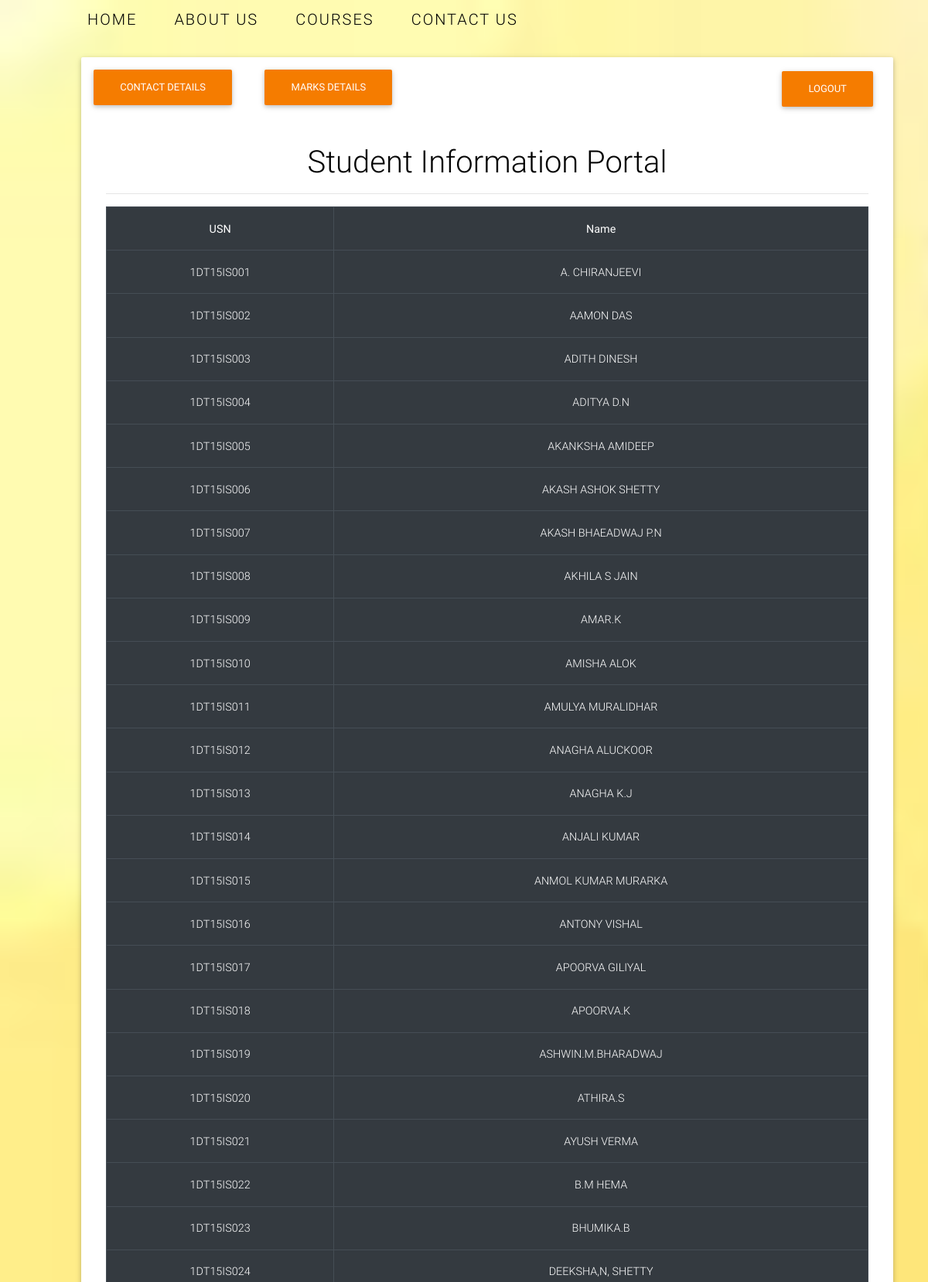
Screenshot of /all2ndsem.php (signed in, upper part) with the database file from the repository.
### tables this page shows
CREATE TABLE `batch20152ndsem` (
  `Sl.No` int(3) NOT NULL,
  `USN` varchar(15) NOT NULL,
  `Name` varchar(255) NOT NULL,
  `15MAT21GL` varchar(1) NOT NULL,
  `15MAT21GP` varchar(1) NOT NULL,
  `15CHE22GL` varchar(1) NOT NULL,
  `15CHE22GP` varchar(1) NOT NULL,
  `15PCD23GL` varchar(1) NOT NULL,
  `15PCD23GP` varchar(1) NOT NULL,
  `15CED24GL` varchar(1) NOT NULL,
  `15CED24GP` varchar(1) NOT NULL,
  `15ELN25GL` varchar(1) NOT NULL,
  `15ELN25GP` varchar(1) NOT NULL,
  `15CPL26GL` varchar(1) NOT NULL,
  `15CPL26GP` varchar(1) NOT NULL,
  `15CHEL27GL` varchar(1) NOT NULL,
  `15CHEL27GP` varchar(1) NOT NULL,
  `15CIV28GL` varchar(1) NOT NULL,
  `15CIV28GP` varchar(1) NOT NULL,
  `TCredits` varchar(4) NOT NULL,
  `SGPA` varchar(4) NOT NULL
);

### all2ndsem.php (the view, shortened to what this page needs)
<!doctype html>
<html lang="en">
  <head>
  <link rel="stylesheet" href="https://use.fontawesome.com/releases/v5.11.2/css/all.css">
  <link href="css/bootstrap.min.css" rel="stylesheet">
  <link href="css/mdb.min.css" rel="stylesheet">
  <link href="css/style.css" rel="stylesheet">
    <link rel="stylesheet" href="https://use.fontawesome.com/releases/v5.8.1/css/all.css">
  </head>
    <header>
        <div class="container">
            <nav>
                <ul>
                    <li><a href="home.php">Home</a></li>
                    <li><a href="aboutus.php">About Us</a></li>
                    <li><a href="courses.php">Courses</a></li>
                    <li><a href="contactus.php">Contact Us</a></li>
                </ul>
            </nav>
        </div>
    </header>
  <body>
    <div class="container" style="margin-left:90px;">
       <h4><a href="logoutp.php" style="float:right; margin-top:20px; padding-right:20px;"><button class="btn btn-orange">Logout</button></a></h4><h4><a href="studentdetails2015princi.php" style="float:left; padding-right:20px; margin-top:10px; margin-left:10px;"><button class="btn btn-orange">Contact Details</button></a><a href="USNselect2015princi.php" style="float:left; padding-right:20px; margin-top:10px; margin-left:10px;"><button class="btn btn-orange">Marks Details</button></a></h4>
        <div class="jumbotron text-center login-box">
        <br>
        <br>
       <h1 style="color: black;">Student Information Portal</h1>
      <hr>
      <div class="form-group">
 <table class="table table-bordered table-hover table-dark">
    <tr>
        <th>USN</th>
        <th>Name</th>
        </tr>
    <?php
        $conn = mysqli_connect("localhost","root","","college student database");
        $sql = "SELECT USN,Name from batch20152ndsem";
        $result = $conn-> query($sql);
        if($result-> num_rows > 0) {
        while ($row = $result-> fetch_assoc()){
        echo "<tr><td>". $row["USN"] . "</td><td>" . $row["Name"] . "</td></tr>";
        }
            echo "</table>";
        }
        else{
            echo "0 result";
        }
        ?>
  </body>
</html>

### all2ndsem.php (style rules this page uses)
body { background-image: url(0dafb7928a99a9cb552a941895a6e586.jpg); background-repeat: no-repeat; background-size: cover; }
a { text-decoration: none; color: black; }
.container { max-width: 120rem; width: 90%; margin: 0 auto; float: left; }
nav { padding: 10px; text-transform: uppercase; font-size: 20px; float: left; }
nav ul { display: flex; }
nav ul li { list-style: none; transform: translateX(100rem); animation: slideIn .5s forwards; }
nav ul li:nth-child(1) { animation-delay: 0s; }
nav ul li:nth-child(2) { animation-delay: .1s; }
nav ul li:nth-child(3) { animation-delay: .2s; }
nav ul li:nth-child(4) { animation-delay: .3s; }
nav ul li a { padding: 1rem 0; margin: 0 3rem; position: relative; letter-spacing: 2px; }
nav ul li a:last-child { margin-right: 0; }
nav ul li a::before, nav ul li a::after { content: ''; position: absolute; width: 100%; height: 2px; background-color: crimson; left: 0; transform: scaleX(0); transition: all .5s; }
nav ul li a::before { top: 0; transform-origin: left; }
nav ul li a::after { bottom: 0; transform-origin: right; }

### rows the page displays
batch20152ndsem: USN "1DT15IS001", Name "A. CHIRANJEEVI"
batch20152ndsem: USN "1DT15IS002", Name "AAMON DAS"
batch20152ndsem: USN "1DT15IS003", Name "ADITH DINESH"
batch20152ndsem: USN "1DT15IS004", Name "ADITYA D.N"
batch20152ndsem: USN "1DT15IS005", Name "AKANKSHA AMIDEEP"
batch20152ndsem: USN "1DT15IS006", Name "AKASH ASHOK SHETTY"
batch20152ndsem: USN "1DT15IS007", Name "AKASH BHAEADWAJ P.N"
batch20152ndsem: USN "1DT15IS008", Name "AKHILA S JAIN"
batch20152ndsem: USN "1DT15IS009", Name "AMAR.K"
batch20152ndsem: USN "1DT15IS010", Name "AMISHA ALOK"
batch20152ndsem: USN "1DT15IS011", Name "AMULYA MURALIDHAR"
batch20152ndsem: USN "1DT15IS012", Name "ANAGHA ALUCKOOR"
batch20152ndsem: USN "1DT15IS013", Name "ANAGHA K.J"
batch20152ndsem: USN "1DT15IS014", Name "ANJALI KUMAR"
batch20152ndsem: USN "1DT15IS015", Name "ANMOL KUMAR MURARKA"
batch20152ndsem: USN "1DT15IS016", Name "ANTONY VISHAL"
batch20152ndsem: USN "1DT15IS017", Name "APOORVA GILIYAL"
batch20152ndsem: USN "1DT15IS018", Name "APOORVA.K"
batch20152ndsem: USN "1DT15IS019", Name "ASHWIN.M.BHARADWAJ"
batch20152ndsem: USN "1DT15IS020", Name "ATHIRA.S"
batch20152ndsem: USN "1DT15IS021", Name "AYUSH VERMA"
batch20152ndsem: USN "1DT15IS022", Name "B.M HEMA"
batch20152ndsem: USN "1DT15IS023", Name "BHUMIKA.B"
batch20152ndsem: USN "1DT15IS024", Name "DEEKSHA,N, SHETTY"
